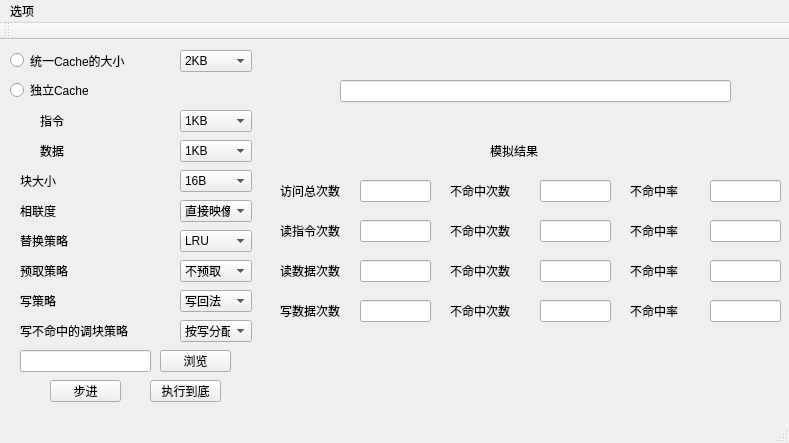
<?xml version="1.0" encoding="UTF-8"?>
<ui version="4.0">
 <class>MainWindow</class>
 <widget class="QMainWindow" name="MainWindow">
  <property name="geometry">
   <rect>
    <x>0</x>
    <y>0</y>
    <width>789</width>
    <height>443</height>
   </rect>
  </property>
  <property name="windowTitle">
   <string>缓存模拟器</string>
  </property>
  <widget class="QWidget" name="centralWidget">
   <widget class="QRadioButton" name="radioButton">
    <property name="geometry">
     <rect>
      <x>10</x>
      <y>10</y>
      <width>151</width>
      <height>21</height>
     </rect>
    </property>
    <property name="text">
     <string>统一Cache的大小</string>
    </property>
   </widget>
   <widget class="QComboBox" name="comboBox">
    <property name="geometry">
     <rect>
      <x>180</x>
      <y>10</y>
      <width>72</width>
      <height>22</height>
     </rect>
    </property>
    <item>
     <property name="text">
      <string>2KB</string>
     </property>
    </item>
    <item>
     <property name="text">
      <string>4KB</string>
     </property>
    </item>
    <item>
     <property name="text">
      <string>8KB</string>
     </property>
    </item>
    <item>
     <property name="text">
      <string>16KB</string>
     </property>
    </item>
    <item>
     <property name="text">
      <string>32KB</string>
     </property>
    </item>
    <item>
     <property name="text">
      <string>64KB</string>
     </property>
    </item>
    <item>
     <property name="text">
      <string>128KB</string>
     </property>
    </item>
    <item>
     <property name="text">
      <string>256KB</string>
     </property>
    </item>
    <item>
     <property name="text">
      <string>512KB</string>
     </property>
    </item>
    <item>
     <property name="text">
      <string>1024KB</string>
     </property>
    </item>
   </widget>
   <widget class="QRadioButton" name="radioButton_2">
    <property name="geometry">
     <rect>
      <x>10</x>
      <y>40</y>
      <width>102</width>
      <height>20</height>
     </rect>
    </property>
    <property name="text">
     <string>独立Cache</string>
    </property>
   </widget>
   <widget class="QComboBox" name="comboBox_2">
    <property name="geometry">
     <rect>
      <x>180</x>
      <y>70</y>
      <width>72</width>
      <height>22</height>
     </rect>
    </property>
    <item>
     <property name="text">
      <string>1KB</string>
     </property>
    </item>
    <item>
     <property name="text">
      <string>2KB</string>
     </property>
    </item>
    <item>
     <property name="text">
      <string>4KB</string>
     </property>
    </item>
    <item>
     <property name="text">
      <string>8KB</string>
     </property>
    </item>
    <item>
     <property name="text">
      <string>16KB</string>
     </property>
    </item>
    <item>
     <property name="text">
      <string>32KB</string>
     </property>
    </item>
    <item>
     <property name="text">
      <string>64KB</string>
     </property>
    </item>
    <item>
     <property name="text">
      <string>128KB</string>
     </property>
    </item>
    <item>
     <property name="text">
      <string>256KB</string>
     </property>
    </item>
    <item>
     <property name="text">
      <string>512KB</string>
     </property>
    </item>
   </widget>
   <widget class="QLabel" name="label">
    <property name="geometry">
     <rect>
      <x>40</x>
      <y>70</y>
      <width>31</width>
      <height>21</height>
     </rect>
    </property>
    <property name="text">
     <string>指令</string>
    </property>
   </widget>
   <widget class="QLabel" name="label_2">
    <property name="geometry">
     <rect>
      <x>40</x>
      <y>101</y>
      <width>31</width>
      <height>20</height>
     </rect>
    </property>
    <property name="text">
     <string>数据</string>
    </property>
   </widget>
   <widget class="QComboBox" name="comboBox_3">
    <property name="geometry">
     <rect>
      <x>180</x>
      <y>100</y>
      <width>72</width>
      <height>22</height>
     </rect>
    </property>
    <item>
     <property name="text">
      <string>1KB</string>
     </property>
    </item>
    <item>
     <property name="text">
      <string>2KB</string>
     </property>
    </item>
    <item>
     <property name="text">
      <string>4KB</string>
     </property>
    </item>
    <item>
     <property name="text">
      <string>8KB</string>
     </property>
    </item>
    <item>
     <property name="text">
      <string>16KB</string>
     </property>
    </item>
    <item>
     <property name="text">
      <string>32KB</string>
     </property>
    </item>
    <item>
     <property name="text">
      <string>64KB</string>
     </property>
    </item>
    <item>
     <property name="text">
      <string>128KB</string>
     </property>
    </item>
    <item>
     <property name="text">
      <string>256KB</string>
     </property>
    </item>
    <item>
     <property name="text">
      <string>512KB</string>
     </property>
    </item>
   </widget>
   <widget class="QLabel" name="label_3">
    <property name="geometry">
     <rect>
      <x>20</x>
      <y>130</y>
      <width>61</width>
      <height>21</height>
     </rect>
    </property>
    <property name="text">
     <string>块大小</string>
    </property>
   </widget>
   <widget class="QComboBox" name="comboBox_4">
    <property name="geometry">
     <rect>
      <x>180</x>
      <y>130</y>
      <width>72</width>
      <height>22</height>
     </rect>
    </property>
    <item>
     <property name="text">
      <string>16B</string>
     </property>
    </item>
    <item>
     <property name="text">
      <string>32B</string>
     </property>
    </item>
    <item>
     <property name="text">
      <string>64B</string>
     </property>
    </item>
    <item>
     <property name="text">
      <string>128B</string>
     </property>
    </item>
    <item>
     <property name="text">
      <string>256B</string>
     </property>
    </item>
   </widget>
   <widget class="QLabel" name="label_4">
    <property name="geometry">
     <rect>
      <x>20</x>
      <y>160</y>
      <width>61</width>
      <height>21</height>
     </rect>
    </property>
    <property name="text">
     <string>相联度</string>
    </property>
   </widget>
   <widget class="QLabel" name="label_5">
    <property name="geometry">
     <rect>
      <x>20</x>
      <y>190</y>
      <width>61</width>
      <height>21</height>
     </rect>
    </property>
    <property name="text">
     <string>替换策略</string>
    </property>
   </widget>
   <widget class="QComboBox" name="comboBox_5">
    <property name="geometry">
     <rect>
      <x>180</x>
      <y>160</y>
      <width>72</width>
      <height>22</height>
     </rect>
    </property>
    <item>
     <property name="text">
      <string>直接映像</string>
     </property>
    </item>
    <item>
     <property name="text">
      <string>2路</string>
     </property>
    </item>
    <item>
     <property name="text">
      <string>4路</string>
     </property>
    </item>
    <item>
     <property name="text">
      <string>8路</string>
     </property>
    </item>
    <item>
     <property name="text">
      <string>16路</string>
     </property>
    </item>
    <item>
     <property name="text">
      <string>32路</string>
     </property>
    </item>
   </widget>
   <widget class="QComboBox" name="comboBox_6">
    <property name="geometry">
     <rect>
      <x>180</x>
      <y>190</y>
      <width>72</width>
      <height>22</height>
     </rect>
    </property>
    <item>
     <property name="text">
      <string>LRU</string>
     </property>
    </item>
    <item>
     <property name="text">
      <string>FIFO</string>
     </property>
    </item>
    <item>
     <property name="text">
      <string>RANDOM</string>
     </property>
    </item>
   </widget>
   <widget class="QLabel" name="label_6">
    <property name="geometry">
     <rect>
      <x>20</x>
      <y>250</y>
      <width>61</width>
      <height>21</height>
     </rect>
    </property>
    <property name="text">
     <string>写策略</string>
    </property>
   </widget>
   <widget class="QComboBox" name="comboBox_8">
    <property name="geometry">
     <rect>
      <x>180</x>
      <y>250</y>
      <width>72</width>
      <height>22</height>
     </rect>
    </property>
    <item>
     <property name="text">
      <string>写回法</string>
     </property>
    </item>
    <item>
     <property name="text">
      <string>写直达法</string>
     </property>
    </item>
   </widget>
   <widget class="QComboBox" name="comboBox_9">
    <property name="geometry">
     <rect>
      <x>180</x>
      <y>280</y>
      <width>72</width>
      <height>22</height>
     </rect>
    </property>
    <item>
     <property name="text">
      <string>按写分配</string>
     </property>
    </item>
    <item>
     <property name="text">
      <string>不按写分配</string>
     </property>
    </item>
   </widget>
   <widget class="QLabel" name="label_7">
    <property name="geometry">
     <rect>
      <x>20</x>
      <y>280</y>
      <width>151</width>
      <height>21</height>
     </rect>
    </property>
    <property name="text">
     <string>写不命中的调块策略</string>
    </property>
   </widget>
   <widget class="QLineEdit" name="lineEdit">
    <property name="geometry">
     <rect>
      <x>20</x>
      <y>310</y>
      <width>131</width>
      <height>22</height>
     </rect>
    </property>
   </widget>
   <widget class="QPushButton" name="pushButton">
    <property name="geometry">
     <rect>
      <x>160</x>
      <y>310</y>
      <width>71</width>
      <height>22</height>
     </rect>
    </property>
    <property name="text">
     <string>浏览</string>
    </property>
   </widget>
   <widget class="QPushButton" name="pushButton_2">
    <property name="geometry">
     <rect>
      <x>50</x>
      <y>340</y>
      <width>71</width>
      <height>22</height>
     </rect>
    </property>
    <property name="text">
     <string>步进</string>
    </property>
   </widget>
   <widget class="QPushButton" name="pushButton_3">
    <property name="geometry">
     <rect>
      <x>150</x>
      <y>340</y>
      <width>71</width>
      <height>22</height>
     </rect>
    </property>
    <property name="text">
     <string>执行到底</string>
    </property>
   </widget>
   <widget class="QLabel" name="label_8">
    <property name="geometry">
     <rect>
      <x>490</x>
      <y>100</y>
      <width>71</width>
      <height>21</height>
     </rect>
    </property>
    <property name="text">
     <string>模拟结果</string>
    </property>
   </widget>
   <widget class="QLabel" name="label_9">
    <property name="geometry">
     <rect>
      <x>280</x>
      <y>140</y>
      <width>71</width>
      <height>21</height>
     </rect>
    </property>
    <property name="text">
     <string>访问总次数</string>
    </property>
   </widget>
   <widget class="QLabel" name="label_11">
    <property name="geometry">
     <rect>
      <x>200</x>
      <y>-120</y>
      <width>61</width>
      <height>21</height>
     </rect>
    </property>
    <property name="text">
     <string>访问总次数</string>
    </property>
   </widget>
   <widget class="QLabel" name="label_12">
    <property name="geometry">
     <rect>
      <x>270</x>
      <y>-120</y>
      <width>61</width>
      <height>21</height>
     </rect>
    </property>
    <property name="text">
     <string/>
    </property>
   </widget>
   <widget class="QLineEdit" name="lineEdit_2">
    <property name="geometry">
     <rect>
      <x>360</x>
      <y>140</y>
      <width>71</width>
      <height>22</height>
     </rect>
    </property>
   </widget>
   <widget class="QLabel" name="label_10">
    <property name="geometry">
     <rect>
      <x>450</x>
      <y>140</y>
      <width>81</width>
      <height>21</height>
     </rect>
    </property>
    <property name="text">
     <string>不命中次数</string>
    </property>
   </widget>
   <widget class="QLineEdit" name="lineEdit_3">
    <property name="geometry">
     <rect>
      <x>540</x>
      <y>140</y>
      <width>71</width>
      <height>22</height>
     </rect>
    </property>
   </widget>
   <widget class="QLabel" name="label_13">
    <property name="geometry">
     <rect>
      <x>630</x>
      <y>140</y>
      <width>61</width>
      <height>21</height>
     </rect>
    </property>
    <property name="text">
     <string>不命中率</string>
    </property>
   </widget>
   <widget class="QLineEdit" name="lineEdit_4">
    <property name="geometry">
     <rect>
      <x>710</x>
      <y>140</y>
      <width>71</width>
      <height>22</height>
     </rect>
    </property>
   </widget>
   <widget class="QLineEdit" name="lineEdit_5">
    <property name="geometry">
     <rect>
      <x>360</x>
      <y>180</y>
      <width>71</width>
      <height>22</height>
     </rect>
    </property>
   </widget>
   <widget class="QLabel" name="label_14">
    <property name="geometry">
     <rect>
      <x>450</x>
      <y>180</y>
      <width>81</width>
      <height>21</height>
     </rect>
    </property>
    <property name="text">
     <string>不命中次数</string>
    </property>
   </widget>
   <widget class="QLineEdit" name="lineEdit_6">
    <property name="geometry">
     <rect>
      <x>540</x>
      <y>180</y>
      <width>71</width>
      <height>22</height>
     </rect>
    </property>
   </widget>
   <widget class="QLabel" name="label_15">
    <property name="geometry">
     <rect>
      <x>630</x>
      <y>180</y>
      <width>61</width>
      <height>21</height>
     </rect>
    </property>
    <property name="text">
     <string>不命中率</string>
    </property>
   </widget>
   <widget class="QLineEdit" name="lineEdit_7">
    <property name="geometry">
     <rect>
      <x>710</x>
      <y>180</y>
      <width>71</width>
      <height>22</height>
     </rect>
    </property>
   </widget>
   <widget class="QLineEdit" name="lineEdit_8">
    <property name="geometry">
     <rect>
      <x>360</x>
      <y>220</y>
      <width>71</width>
      <height>22</height>
     </rect>
    </property>
   </widget>
   <widget class="QLabel" name="label_16">
    <property name="geometry">
     <rect>
      <x>630</x>
      <y>260</y>
      <width>61</width>
      <height>21</height>
     </rect>
    </property>
    <property name="text">
     <string>不命中率</string>
    </property>
   </widget>
   <widget class="QLabel" name="label_17">
    <property name="geometry">
     <rect>
      <x>450</x>
      <y>220</y>
      <width>81</width>
      <height>21</height>
     </rect>
    </property>
    <property name="text">
     <string>不命中次数</string>
    </property>
   </widget>
   <widget class="QLineEdit" name="lineEdit_9">
    <property name="geometry">
     <rect>
      <x>540</x>
      <y>220</y>
      <width>71</width>
      <height>22</height>
     </rect>
    </property>
   </widget>
   <widget class="QLabel" name="label_18">
    <property name="geometry">
     <rect>
      <x>630</x>
      <y>220</y>
      <width>61</width>
      <height>21</height>
     </rect>
    </property>
    <property name="text">
     <string>不命中率</string>
    </property>
   </widget>
   <widget class="QLineEdit" name="lineEdit_10">
    <property name="geometry">
     <rect>
      <x>710</x>
      <y>220</y>
      <width>71</width>
      <height>22</height>
     </rect>
    </property>
   </widget>
   <widget class="QLabel" name="label_19">
    <property name="geometry">
     <rect>
      <x>450</x>
      <y>260</y>
      <width>81</width>
      <height>21</height>
     </rect>
    </property>
    <property name="text">
     <string>不命中次数</string>
    </property>
   </widget>
   <widget class="QLabel" name="label_20">
    <property name="geometry">
     <rect>
      <x>280</x>
      <y>180</y>
      <width>71</width>
      <height>21</height>
     </rect>
    </property>
    <property name="text">
     <string>读指令次数</string>
    </property>
   </widget>
   <widget class="QLineEdit" name="lineEdit_11">
    <property name="geometry">
     <rect>
      <x>360</x>
      <y>260</y>
      <width>71</width>
      <height>22</height>
     </rect>
    </property>
   </widget>
   <widget class="QLineEdit" name="lineEdit_12">
    <property name="geometry">
     <rect>
      <x>540</x>
      <y>260</y>
      <width>71</width>
      <height>22</height>
     </rect>
    </property>
   </widget>
   <widget class="QLabel" name="label_21">
    <property name="geometry">
     <rect>
      <x>280</x>
      <y>220</y>
      <width>71</width>
      <height>21</height>
     </rect>
    </property>
    <property name="text">
     <string>读数据次数</string>
    </property>
   </widget>
   <widget class="QLineEdit" name="lineEdit_13">
    <property name="geometry">
     <rect>
      <x>710</x>
      <y>260</y>
      <width>71</width>
      <height>22</height>
     </rect>
    </property>
   </widget>
   <widget class="QLabel" name="label_22">
    <property name="geometry">
     <rect>
      <x>280</x>
      <y>260</y>
      <width>71</width>
      <height>21</height>
     </rect>
    </property>
    <property name="text">
     <string>写数据次数</string>
    </property>
   </widget>
   <widget class="QLineEdit" name="lineEdit_14">
    <property name="geometry">
     <rect>
      <x>340</x>
      <y>40</y>
      <width>391</width>
      <height>22</height>
     </rect>
    </property>
   </widget>
   <widget class="QComboBox" name="comboBox_7">
    <property name="geometry">
     <rect>
      <x>180</x>
      <y>220</y>
      <width>72</width>
      <height>22</height>
     </rect>
    </property>
    <item>
     <property name="text">
      <string>不预取</string>
     </property>
    </item>
    <item>
     <property name="text">
      <string>不命中预取</string>
     </property>
    </item>
   </widget>
   <widget class="QLabel" name="label_23">
    <property name="geometry">
     <rect>
      <x>20</x>
      <y>220</y>
      <width>61</width>
      <height>21</height>
     </rect>
    </property>
    <property name="text">
     <string>预取策略</string>
    </property>
   </widget>
  </widget>
  <widget class="QMenuBar" name="menuBar">
   <property name="geometry">
    <rect>
     <x>0</x>
     <y>0</y>
     <width>789</width>
     <height>21</height>
    </rect>
   </property>
   <widget class="QMenu" name="menuFile">
    <property name="title">
     <string>选项</string>
    </property>
    <addaction name="action"/>
    <addaction name="action_2"/>
   </widget>
   <addaction name="menuFile"/>
  </widget>
  <widget class="QToolBar" name="mainToolBar">
   <attribute name="toolBarArea">
    <enum>TopToolBarArea</enum>
   </attribute>
   <attribute name="toolBarBreak">
    <bool>false</bool>
   </attribute>
  </widget>
  <widget class="QStatusBar" name="statusBar"/>
  <action name="action">
   <property name="text">
    <string>复位</string>
   </property>
   <property name="menuRole">
    <enum>QAction::ApplicationSpecificRole</enum>
   </property>
  </action>
  <action name="action_2">
   <property name="text">
    <string>退出</string>
   </property>
   <property name="menuRole">
    <enum>QAction::QuitRole</enum>
   </property>
  </action>
 </widget>
 <layoutdefault spacing="6" margin="11"/>
 <resources/>
 <connections>
  <connection>
   <sender>action_2</sender>
   <signal>triggered()</signal>
   <receiver>MainWindow</receiver>
   <slot>close()</slot>
   <hints>
    <hint type="sourcelabel">
     <x>-1</x>
     <y>-1</y>
    </hint>
    <hint type="destinationlabel">
     <x>347</x>
     <y>196</y>
    </hint>
   </hints>
  </connection>
 </connections>
</ui>
